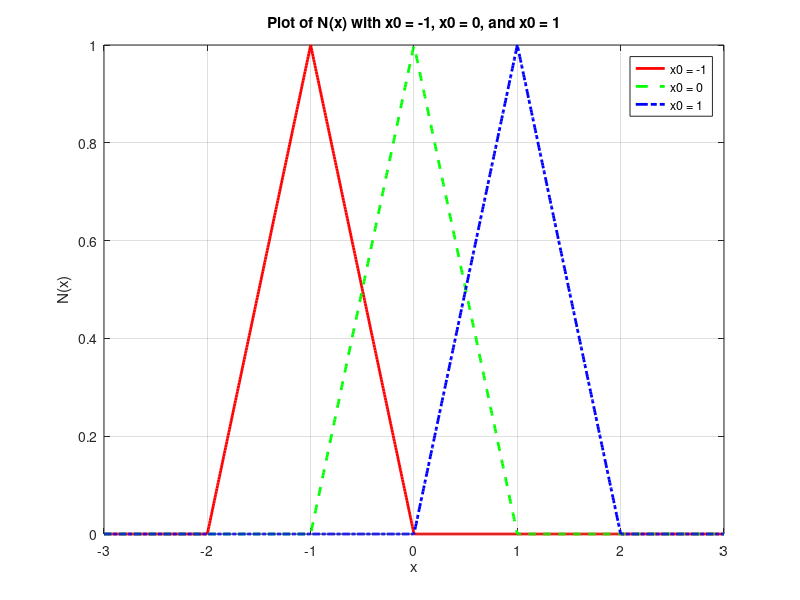

Write the MATLAB code that produced this figure. (Note: this script raises an error after producing the figure.)
%% on bases for vector spaces of functions
% Define the function N(x)
N = @(x, x0) max(1 - abs(x - x0), 0);

% Set the range for x
x = linspace(-3, 3, 1000);

% Calculate the function values for each x0
N_x0_minus1 = N(x, -1);
N_x0_0 = N(x, 0);
N_x0_1 = N(x, 1);

% Plot the functions
figure;
plot(x, N_x0_minus1, 'r-', 'LineWidth', 2); % red line
hold on;
plot(x, N_x0_0, 'g--', 'LineWidth', 2); % green dashed line
plot(x, N_x0_1, 'b-.', 'LineWidth', 2); % blue dash-dot line
hold off;

% Customize the plot
xlabel('x');
ylabel('N(x)');
title('Plot of N(x) with x0 = -1, x0 = 0, and x0 = 1');
legend('x0 = -1', 'x0 = 0', 'x0 = 1');
set(gca, 'Color', 'w');
grid on;
xlim([-3, 3]);
ylim([0, 1]);

%% 2
coeff_mat = [1/2, 1/2, 0, 1; 0, 1/2, 1/2, 1; 0, 1/4, 3/4, 1; 0, 1, 0, 1];

coeff_mat1 = [1/2, 1/2, 0, 1; 0, 1/2, 1/2, 1; 0, 1/4, 3/4, 1; 0, 0, 0, 1];
%coeff_mat = [1, 0, 1, 0; 1, 0, 0, 1; 1, 1, 0, 0; 1, 0, 1/2, 1/2];

det(coeff_mat)
det(coeff_mat1)

%% 3 
% Define the symbolic variable x
syms x;

% Define u_array and w_array
u_array = [x, x^2, x^3, 1];
w_array = [x, x^2, x^3, 1];

% Initialize k_mat as a 4x4 matrix of zeros
k_mat = sym(zeros(4, 4));
F = zeros(4,1);
% Calculate the entries of k_mat using bilinear_functional
for i = 1:length(u_array)
    for j = 1:length(w_array)
        if (i <= 3)
            k_mat(i, j) = cal_bilinear_fun(u_array(j), w_array(i));
        end
    end
end

k_mat(4, 4) = 1;
% Display k_mat
disp(k_mat);
disp(double(k_mat));
F(4) = 1;
u = double( (k_mat)^-1*F );
disp(u);

%%

syms u_x
u_x = u(1) * u_array(1) + u(2) * u_array(2) + u(3) * u_array(3) + u(4) * u_array(4);
u_x_prime = diff(u_x, x);
disp( double( 3 * subs(u_x, x, 1)));
disp( double(  subs(u_x_prime, x, 1)));
disp( double( 3 * subs(u_x, x, 1) - subs(u_x_prime, x, 1)));

%%
% Define the function u(x)
u = @(x) 1 - 1.5436*x + 0.0813*x.^2 + 0.1037*x.^3;

% Define the range of x values
x = linspace(0, 1, 100);

% Compute u(x) for each x value
y = u(x);

% Create a plot of u(x) against x
figure;
plot(x, y);
xlabel('x');
ylabel('u(x)');
title('Plot of u(x) = 1 - 1.5436x + 0.0813x^2 + 0.1037x^3');
grid on;

%% bilinear element 
% Define the range for x and y
x = linspace(-1, 1, 100);
y = linspace(-1, 1, 100);

% Create a grid of points (X, Y) using the x and y vectors
[X, Y] = meshgrid(x, y);

% Compute the function values Z = f(X, Y) for the grid points
Z = 1/4 * (1 - X) .* (1 - Y);

% Plot the surface
surf(X, Y, Z);

% Add labels and a title
xlabel('x');
ylabel('y');
zlabel('f(x, y)');
title('f(x, y) = 1/4 * (1 - x) * (1 - y)');

